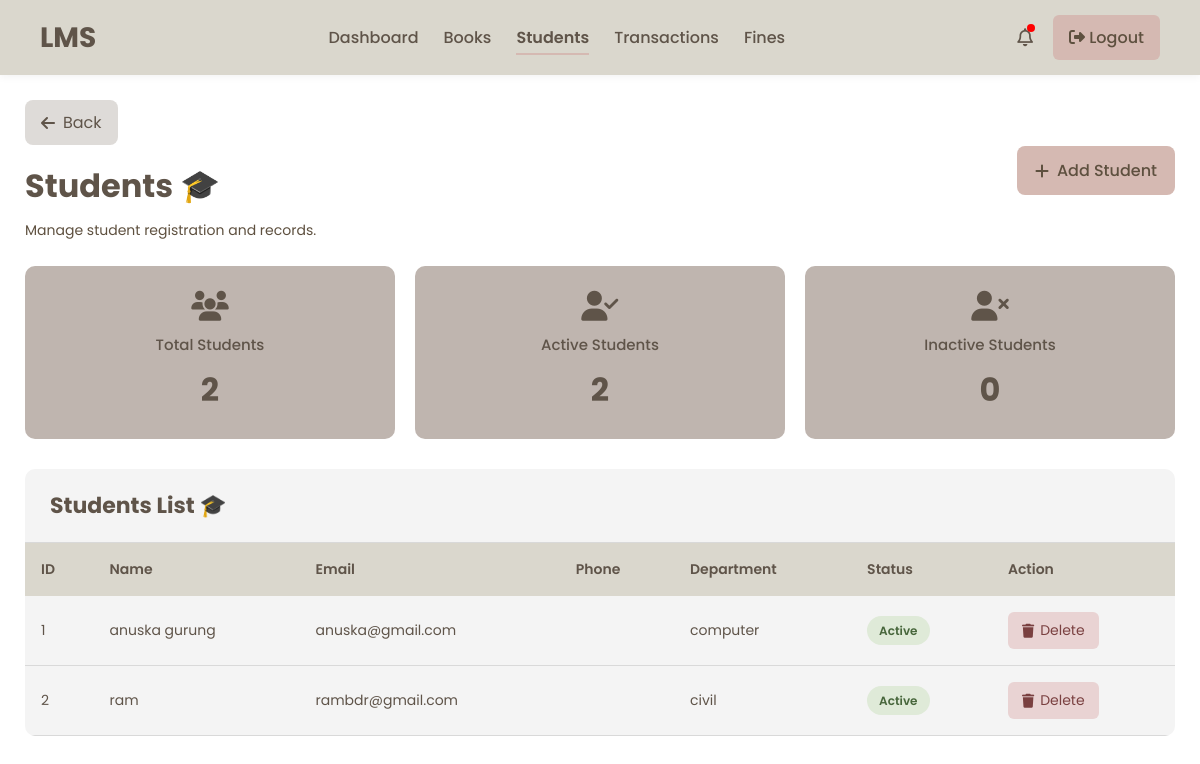
/students/, run on an earlier commit of the app's database.
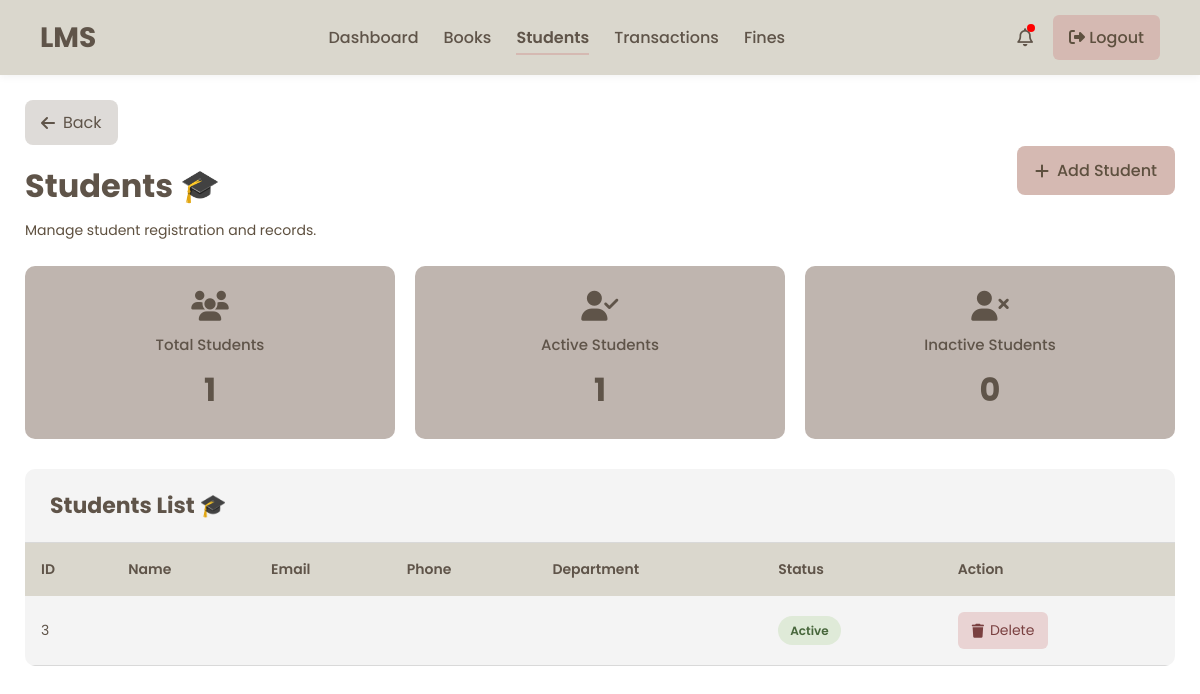
And on a later commit of the database.
### library/models.py (models this page shows, shortened)
class Student(models.Model):
    user = models.OneToOneField(User, on_delete=models.CASCADE, null=True, blank=True)
    name = models.CharField(max_length=100)
    email = models.EmailField(unique=True)
    phone = models.CharField(max_length=20, default='')
    department = models.CharField(max_length=100)
    active = models.BooleanField(default=True)
    student_id = models.CharField(max_length=20, unique=True, blank=True)
    date_of_birth = models.DateField(null=True, blank=True)
    profile_picture = models.ImageField(upload_to='profile_pictures/', null=True, blank=True)

### library/views.py (the view)
# urls.py: path('students/', views.students, name='students'),
def students(request):
    total_students = Student.objects.count()
    active_students = Student.objects.filter(active=True).count()
    inactive_students = Student.objects.filter(active=False).count()
    context = {
        'active_page': 'students',
        'students': Student.objects.all(),
        'total_students': total_students,
        'active_students': active_students,
        'inactive_students': inactive_students,
    }
    return render(
        request,
        'students.html',
        context
    )

### templates/students.html (shortened to what this page needs)
{% extends 'admin_base.html' %}
{% load static %}
{% block extra_css %}
<link rel="stylesheet" href="{% static 'css/students.css' %}">
{% endblock %}
{% block content %}
<div class="students-page">
    <div class="top-header">
        <div class="header-left">
            <a href="{% url 'dashboard' %}"
               class="back-btn">
                <i class="fa-solid fa-arrow-left"></i>
                Back
            </a>
            <h1 class="page-title">
                Students 🎓
            </h1>
            <p class="page-subtitle">
                Manage student registration and records.
            </p>
        </div>
        <a href="{% url 'add_student' %}"
           class="add-btn">
            <i class="fa-solid fa-plus"></i>
            Add Student
        </a>
    </div>
    <div class="cards-container">
        <div class="card pink-card">
            <i class="fa-solid fa-users"></i>
            <h3>Total Students</h3>
            <h1>{{ total_students }}</h1>
        </div>
        <div class="card green-card">
            <i class="fa-solid fa-user-check"></i>
            <h3>Active Students</h3>
            <h1>{{ active_students }}</h1>
        </div>
        <div class="card blue-card">
            <i class="fa-solid fa-user-xmark"></i>
            <h3>Inactive Students</h3>
            <h1>{{ inactive_students }}</h1>
        </div>
    </div>
    <div class="table-wrapper">
        <div class="table-header">
            <h2>
                Students List 🎓
            </h2>
        </div>
        <table>
            <thead>
                <tr>
                    <th>ID</th>
                    <th>Name</th>
                    <th>Email</th>
                    <th>Phone</th>
                    <th>Department</th>
                    <th>Status</th>
                    <th>Action</th>
                </tr>
            </thead>
            <tbody>
                {% for student in students %}
                <tr>
                    <td>{{ student.id }}</td>
                    <td>{{ student.name }}</td>
                    <td>{{ student.email }}</td>
                    <td>{{ student.phone }}</td>
                    <td>{{ student.department }}</td>
                    <td>
                        {% if student.active %}
                        <span class="active-status">
                            Active
                        </span>
                        {% else %}
                        <span class="inactive-status">
                            Inactive
                        </span>
                        {% endif %}
                    </td>
                    <td>
                        <a href="{% url 'delete_student' student.id %}"
                           class="delete-btn"
                           onclick="return confirm('Delete this student?')">
                            <i class="fa-solid fa-trash"></i>
                            Delete
                        </a>
                    </td>
                </tr>
                {% endfor %}
            </tbody>
        </table>
    </div>
</div>
{% endblock %}

What changed in the data, as far as the page shows it:
removed Student: id "1", name "anuska gurung", email "anuska@gmail.com", department "computer", active "Active"
removed Student: id "2", name "ram", email "rambdr@gmail.com", department "civil", active "Active"
added Student: id "3", active "Active"
Also different on the page:
{{ total_students }}: "2" → "1"
{{ active_students }}: "2" → "1"
